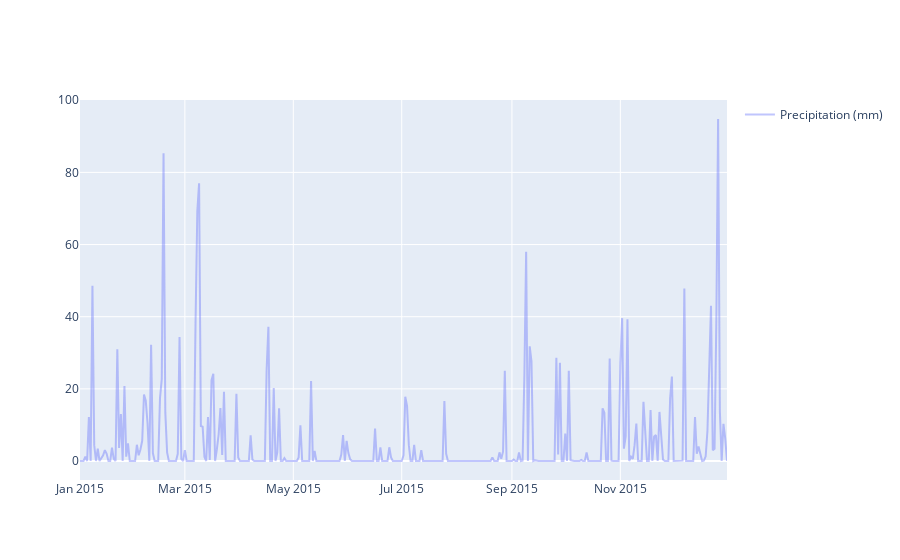
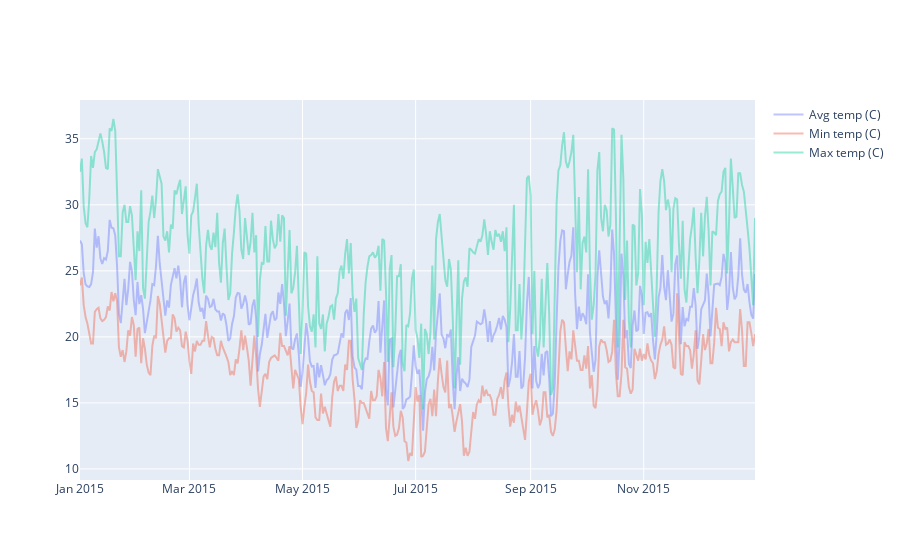
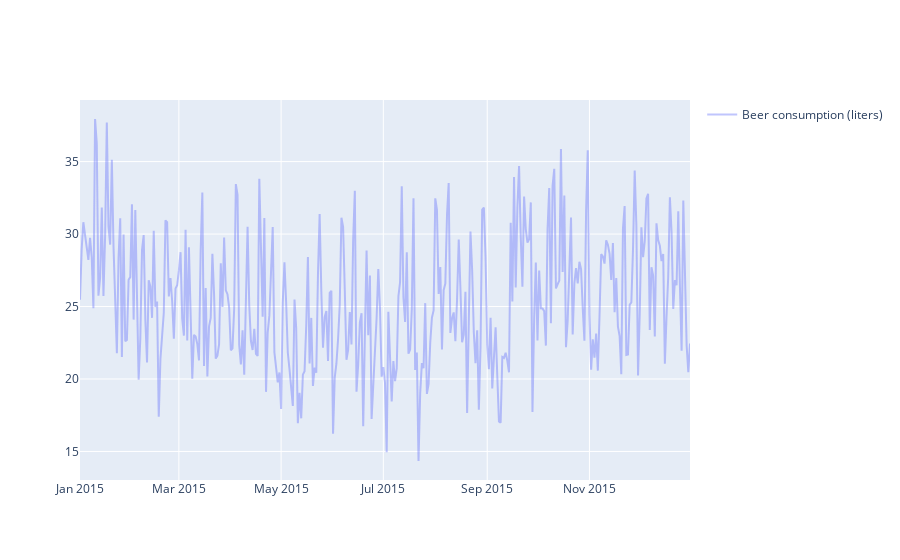

Write notebook code for charts like these, in order.
### Markdown cell above
Now let us chart the different variables.

### Code cell
import plotly.graph_objs as go
from plotly.offline import download_plotlyjs, init_notebook_mode, plot, iplot
init_notebook_mode(connected=True)
    
def plot_series (df, cols, sortby='Date', title='', mode='all'):
    """
    Using plotly
    """
    x, series = df[sortby], list()
    for c in cols:
        series.append(go.Scatter(x=x, y=df[c], name = c, opacity = 0.4))
    layout = dict(title=title)
    fig = dict(data=series, layout=layout)
    # force legend if only one column
    if len(cols) == 1:
        fig['data'][0]['showlegend']=True
        fig['data'][0]['name']=cols[0]
    iplot(fig)

variables = [['Precipitation (mm)'], ['Avg temp (C)', 'Min temp (C)', 'Max temp (C)'], ['Beer consumption (liters)']]
for v in variables: plot_series(dataset, v)

### Figure 1 — Plotly figure (JSON) as saved in the notebook; plotly's stock layout.template omitted (floating-point values rounded to 4 significant figures; data arrays with more than 128 entries replaced by an {"elided": "..."} marker saying what was removed)
{"data": [{"name": "Precipitation (mm)", "opacity": 0.4, "showlegend": true, "type": "scatter", "x": {"elided": "365 str values"}, "y": {"elided": "365 float values"}}], "layout": {"title": {"text": ""}}}

### Figure 2 — Plotly figure (JSON) as saved in the notebook; plotly's stock layout.template omitted (floating-point values rounded to 4 significant figures; data arrays with more than 128 entries replaced by an {"elided": "..."} marker saying what was removed)
{"data": [{"name": "Avg temp (C)", "opacity": 0.4, "type": "scatter", "x": {"elided": "365 str values"}, "y": {"elided": "365 float values"}}, {"name": "Min temp (C)", "opacity": 0.4, "type": "scatter", "x": {"elided": "365 str values"}, "y": {"elided": "365 float values"}}, {"name": "Max temp (C)", "opacity": 0.4, "type": "scatter", "x": {"elided": "365 str values"}, "y": {"elided": "365 float values"}}], "layout": {"title": {"text": ""}}}

### Figure 3 — Plotly figure (JSON) as saved in the notebook; plotly's stock layout.template omitted (floating-point values rounded to 4 significant figures; data arrays with more than 128 entries replaced by an {"elided": "..."} marker saying what was removed)
{"data": [{"name": "Beer consumption (liters)", "opacity": 0.4, "showlegend": true, "type": "scatter", "x": {"elided": "365 str values"}, "y": {"elided": "365 float values"}}], "layout": {"title": {"text": ""}}}
